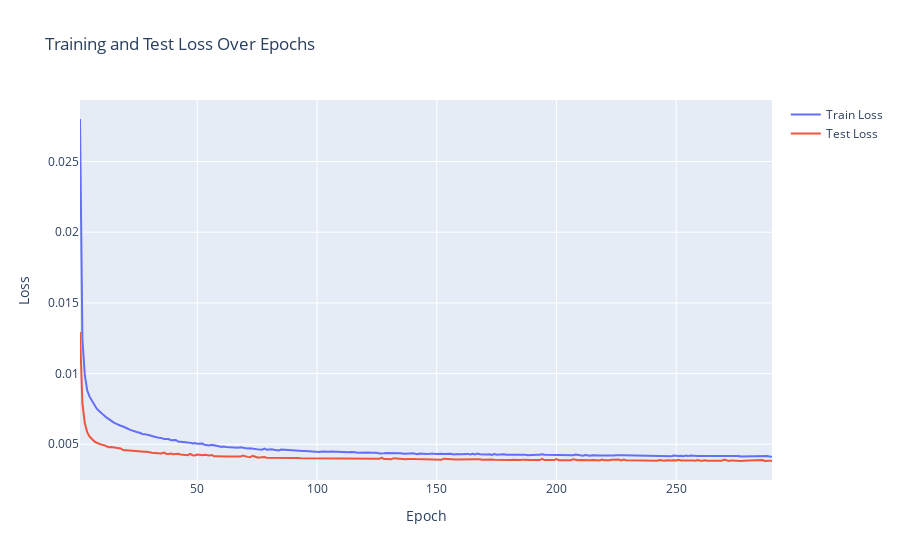

Notebook source saved alongside this figure:
### Code cell
# Plot the results with Plotly
fig = go.Figure()
fig.add_trace(go.Scatter(x=list(range(1, num_epochs+1)), y=train_losses, mode='lines', name='Train Loss'))
fig.add_trace(go.Scatter(x=list(range(1, num_epochs+1)), y=test_losses, mode='lines', name='Test Loss'))

fig.update_layout(title='Training and Test Loss Over Epochs',
                  xaxis_title='Epoch',
                  yaxis_title='Loss')

fig.show()

### Figure 1 — Plotly figure (JSON) as saved in the notebook; plotly's stock layout.template omitted (floating-point values rounded to 4 significant figures; data arrays with more than 128 entries replaced by an {"elided": "..."} marker saying what was removed)
{"data": [{"mode": "lines", "name": "Train Loss", "type": "scatter", "x": {"elided": "500 int values"}, "y": {"elided": "290 float values"}}, {"mode": "lines", "name": "Test Loss", "type": "scatter", "x": {"elided": "500 int values"}, "y": {"elided": "290 float values"}}], "layout": {"title": {"text": "Training and Test Loss Over Epochs"}, "xaxis": {"title": {"text": "Epoch"}}, "yaxis": {"title": {"text": "Loss"}}}}
